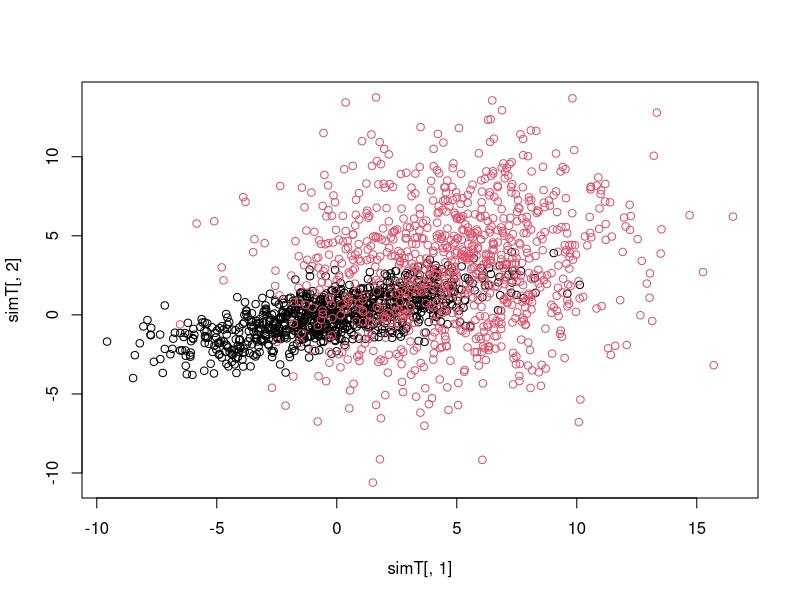
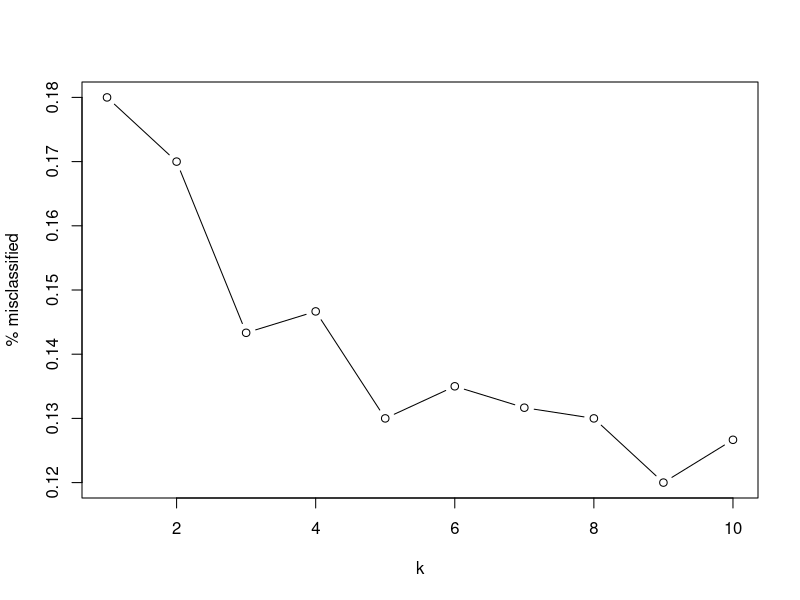

The R source for these figures, in order: (Note: this script raises an error after producing the figures.)
library(MASS)
require(class) ##For knn -> K nearest neighbours

mu = c(0,0) ##Mean vector (0,0)
sig = matrix(c(10, 3, 3, 2), nrow = 2, ncol = 2) ##Sigma, which stands for cov matrix
simA = mvrnorm(900, mu, sig)

muB = c(5,3)
sigB =  matrix(c(12, 2, 2, 15), nrow = 2, ncol = 2)
simB = mvrnorm(900, muB, sigB)

## We will analyse both data sets together, using the rbind function to create the data set simT
simT <- rbind(simA,simB)
## rbind combines its arguments row-wise (i.e., simA on top of simB) so that simT is now a matrix with 1,800
 ## rows and 2 columns.

##Next we will add a column to simT that indicates the class membership of each observation, so that we have
##a record of whether each observation (i.e., each row in the data) in simT came from simA, or from simB.
class_ind <- rep(c(1, 2), each = 900)
simT <- cbind(simT, class_ind)
simT
## The first line of code creates a vector class_ind that repeats the term 1 900 times, and then 2 a further 900
 ## times. The rep function replicates the values in its first argument a set number of times. There are different
 ## ways to specify the function, e.g., rep(c(1, 2), c(900, 900)) or c(rep(1, 900), rep(2, 900).
 ## The second line of code adds the vector class_ind as a third column to the simT dataset. The function
 ## cbind combines the data column-wise (i.e., side to side), in much the same way rbind combines data by rows.

## To visualise the data set simT enter the following:
  plot(simT[,1], simT[,2], col = as.factor(simT[, 3]))
  ## We use the as.factor function to distinguish that the class membership is a categorical variable, and not
  ## numerical, although strictly speaking it isn’t necessary to use this here.
  
  
 ## The function knn takes as its arguments a training data set and a testing data set, which we are now going
 ## to create. We will use a split whereby 1/3 of the data will be used for training, 1/3 of the data will be used
##  for testing, and 1/3 for validation. To create the test and training sub-sets enter the following:
  
  index_train <- c(1:300, 1:300 + 900)
  index_test <- c(1:300 + 300, 1:300 + 900 + 300)
  index_valid <- c(1:300 + 600, 1:300 + 900 + 600)
  
  train <- simT[index_train, 1:2]
  test <- simT[index_test, 1:2]
  valid <- simT[index_valid, 1:2]
  
##  The first line of code creates a vector index_train that consists of the ordered numbers 1, 2, . . . , 300,
##  901, 902, . . . , 1200. We use index_train to select the first third of the data in simTthat come from simA and
##  from simB, with an equal number of points coming from each group. The fourth line creates a matrix train
##  that consists of the un-labelled training data. Similar code divides up the remaining data into the test and
##  valid datasets.
  
##  Now we have the training and the test data, we are able to run knn. We begin with a value of k = 3:
  result <- knn(train, test, cl = simT[index_train, 3], k=3)
  result
## The argument cl=simT[indexindex_train, 3] supplies the function with the true classification for the
## training data set train. These data are used to classify the data points in test. The output in result are
##  the assigned classifications.
  
## Let’s look at the misclassification rate for k = 3. (Note that because we’re analysing simulated data, your
## results may differ slightly from the values shown here. But they should be broadly similar.)
class_agree <- table(result, simT[index_test,3])
class_agree
sum_agree <- sum(diag(class_agree))
sum_agree
(nrow(test) - sum_agree) / nrow(test)
## The inner command table(result, simT[index_test,3]) creates a table comparing the classification
## assigned to the test data by the k-nearest neighbour classifier against the true classification of the data.
## The diag function selects the diagonal elements of the table, which is the number of points 
## where knearest neighbour classification agrees with the true classification. The sum command simply adds these
## values together, and the remainder of the code ensures that the output that is returned is the percentage
## misclassification. 

## To see how the k-nearest neighbour classification performs as a function of k we can write a for loop:
kmax <- 50
k <- 1:kmax
p <- rep(0, kmax)
ntest <- nrow(test)
k_summary <- cbind(k, p)
colnames(k_summary) <- c("k","% misclassified")
for(i in 1:kmax){
  result <- knn(train, test, cl = simT[index_train, 3], k = i)
  class_agree <- table(result, simT[index_test,3])
  sum_agree <- sum(diag(class_agree))
  k_summary[i, 2] <- (ntest - sum_agree) / ntest
}
k_summary[1:10, ]
plot(k_summary[1:10,],  type = "b") 
?knn

?knn.cv  ##Dont know how to do last part
knn.cv(train, valid, k = 3)
dim(train)
dim(valid)

?train
